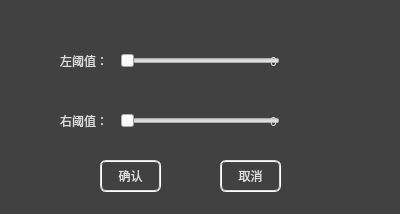
<?xml version="1.0" encoding="UTF-8"?>
<ui version="4.0">
 <class>DoubleThresholdDialog</class>
 <widget class="QDialog" name="DoubleThresholdDialog">
  <property name="geometry">
   <rect>
    <x>0</x>
    <y>0</y>
    <width>400</width>
    <height>214</height>
   </rect>
  </property>
  <property name="windowTitle">
   <string>二值化：双阈值调节</string>
  </property>
  <property name="styleSheet">
   <string notr="true">QDialog
{
	background-color:rgb(65, 65, 65);
}
QDialog QLabel
{
	color:rgb(221, 221, 221);
	qproperty-alignment: AlignCenter;
}
QPushButton
{
	border:2px groove rgb(221, 221, 221);
	border-radius: 6px;
	color:rgb(221, 221, 221);
	padding: 2px 5px;
}
QPushButton:hover
{
	border:2px groove rgb(221, 221, 221);
	color: rgb(83, 83, 83);
	background-color: rgb(221, 221, 221);
}
QPushButton:pressed
{
	border:2px groove rgb(70, 160, 245);
	color: rgb(221, 221, 221);
	background-color: rgb(70, 160, 245);
}
</string>
  </property>
  <widget class="QSlider" name="leftThresholdSlider">
   <property name="geometry">
    <rect>
     <x>120</x>
     <y>50</y>
     <width>160</width>
     <height>22</height>
    </rect>
   </property>
   <property name="cursor">
    <cursorShape>PointingHandCursor</cursorShape>
   </property>
   <property name="orientation">
    <enum>Qt::Horizontal</enum>
   </property>
  </widget>
  <widget class="QSlider" name="rightThresholdSlider">
   <property name="geometry">
    <rect>
     <x>120</x>
     <y>110</y>
     <width>160</width>
     <height>22</height>
    </rect>
   </property>
   <property name="cursor">
    <cursorShape>PointingHandCursor</cursorShape>
   </property>
   <property name="orientation">
    <enum>Qt::Horizontal</enum>
   </property>
  </widget>
  <widget class="QLabel" name="leftThreshold">
   <property name="geometry">
    <rect>
     <x>60</x>
     <y>53</y>
     <width>60</width>
     <height>16</height>
    </rect>
   </property>
   <property name="font">
    <font>
     <family>Lantinghei SC</family>
    </font>
   </property>
   <property name="text">
    <string>左阈值：</string>
   </property>
  </widget>
  <widget class="QLabel" name="rightThreshold">
   <property name="geometry">
    <rect>
     <x>60</x>
     <y>113</y>
     <width>60</width>
     <height>16</height>
    </rect>
   </property>
   <property name="font">
    <font>
     <family>Lantinghei SC</family>
    </font>
   </property>
   <property name="text">
    <string>右阈值：</string>
   </property>
  </widget>
  <widget class="QLabel" name="leftThresholdValue">
   <property name="geometry">
    <rect>
     <x>270</x>
     <y>53</y>
     <width>60</width>
     <height>16</height>
    </rect>
   </property>
   <property name="font">
    <font>
     <family>Lantinghei SC</family>
    </font>
   </property>
   <property name="text">
    <string>0</string>
   </property>
  </widget>
  <widget class="QLabel" name="rightThresholdValue">
   <property name="geometry">
    <rect>
     <x>270</x>
     <y>113</y>
     <width>60</width>
     <height>16</height>
    </rect>
   </property>
   <property name="font">
    <font>
     <family>Lantinghei SC</family>
    </font>
   </property>
   <property name="text">
    <string>0</string>
   </property>
  </widget>
  <widget class="QPushButton" name="conformButton">
   <property name="geometry">
    <rect>
     <x>100</x>
     <y>160</y>
     <width>61</width>
     <height>32</height>
    </rect>
   </property>
   <property name="font">
    <font>
     <family>Lantinghei SC</family>
    </font>
   </property>
   <property name="cursor">
    <cursorShape>PointingHandCursor</cursorShape>
   </property>
   <property name="text">
    <string>确认</string>
   </property>
  </widget>
  <widget class="QPushButton" name="cancelButton">
   <property name="geometry">
    <rect>
     <x>220</x>
     <y>160</y>
     <width>61</width>
     <height>32</height>
    </rect>
   </property>
   <property name="font">
    <font>
     <family>Lantinghei SC</family>
    </font>
   </property>
   <property name="cursor">
    <cursorShape>PointingHandCursor</cursorShape>
   </property>
   <property name="text">
    <string>取消</string>
   </property>
  </widget>
 </widget>
 <resources/>
 <connections/>
</ui>
